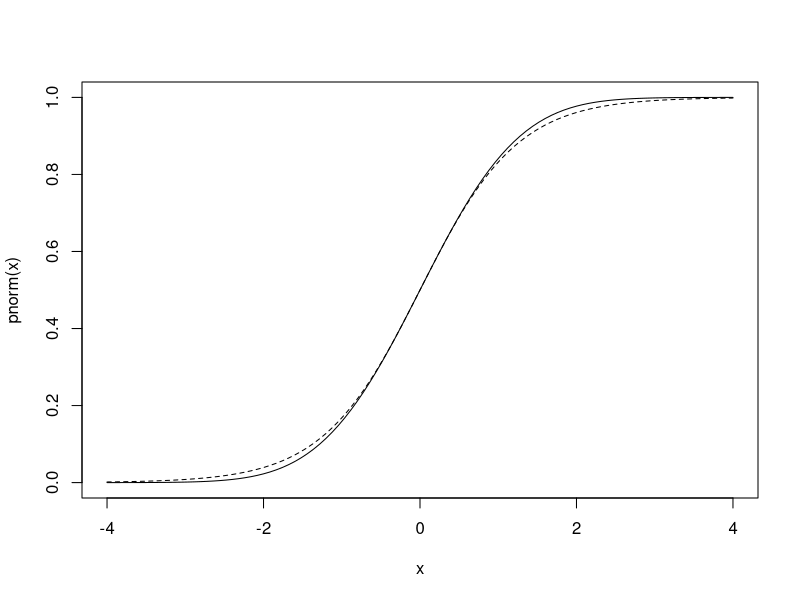
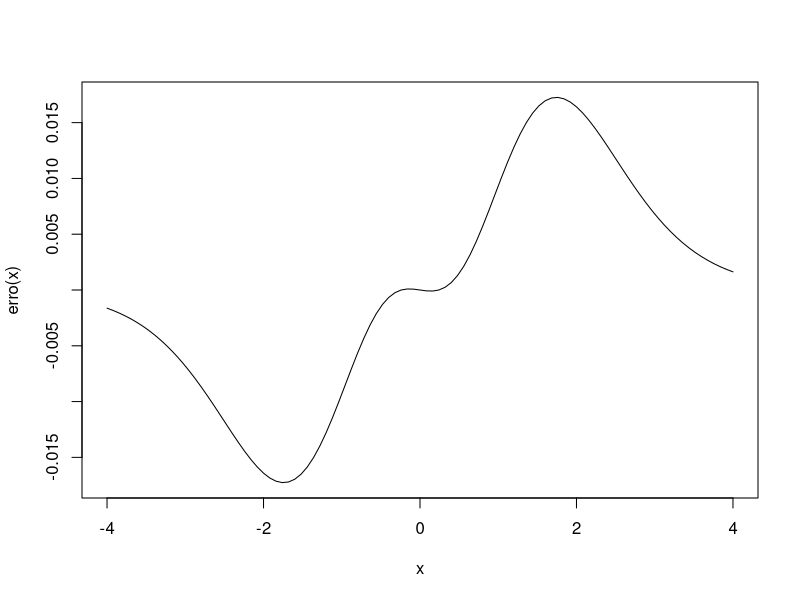

Write the R code that produced these figures, in order. (Note: this script raises an error after producing the figures.)
# 16/03/2023

integrate(dnorm, lower = - Inf, upper = 0.42)
pnorm(0.42)

# criacao de funcao p calcular a acumulada de uma normal padrao de
# - Inf a 0.42

phi.app<-function(z){

val<-0.5 + 0.5*((exp(2*0.8*z)-1)/(exp(2*0.8*z)+1))
  
  return(val)
  
}

phi.app(0.42)

# verificar se a aproximacao eh boa

# maneira grafica

curve(pnorm, from = -4, to = 4)
curve(phi.app, from = - 4, to = 4, lty = 2, add = T)

# maneira analitica

erro<- function(x){
  
pnorm(x) - phi.app(x)
}

curve(erro, from = -4, to = 4)

optimize(erro, interval = (-3:0)) # devolve 'x' e o erro


# para calcular o val maximo entre (-3 e 3), "inverta" o intervalo
# (-3:0) ---> (0,3)

optimize(erro, interval = (0:3))

# ------------------------------------------------------------------------------


p<-0.6627573

equacao <- function(x){
  
  
  pnorm(x) - p
  
}

# uniroot encontra qual valor de x zera a equacao acima

uniroot(equacao, interval = c(0,1))

# ------------------------------------------------------------------------------

# resolver: acumulada, densidade e quantilica para a funcao triangular de 
# parametros (0,1,2)

# nota: a funcao quantilica eh o inverso da funcao acumulada, isto eh:
# dada uma area (em porcentagem), ela encontra o menor valor de x que determina essa area.

# execmplos abaixo para a funcao tri(0,1,2)

ptri(2, min = 0, max = 2, mode = 1) # funcao densidade acumulada
# encontra a area acumulada ate x = 2

dtri(2, min = 0, max = 2, mode = 1) # funcao densidade de probabilidade
# encontra a probabilidade de ocorrer x = 2 

qtri(0.5, min = 0, max = 2, mode = 1) # funcao quantilica
# encontra a menor coordenada x ate a qual se acumula uma area de 50% do total
# da distribuicao acumulada





